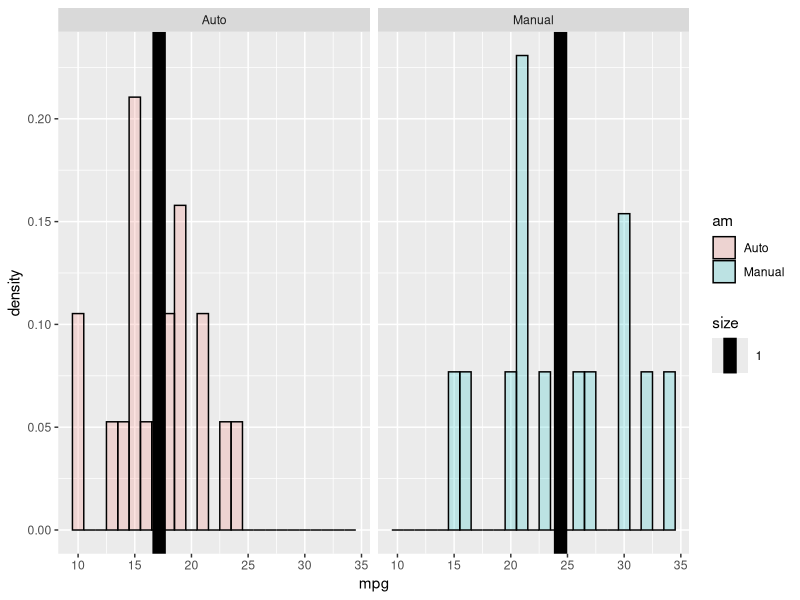
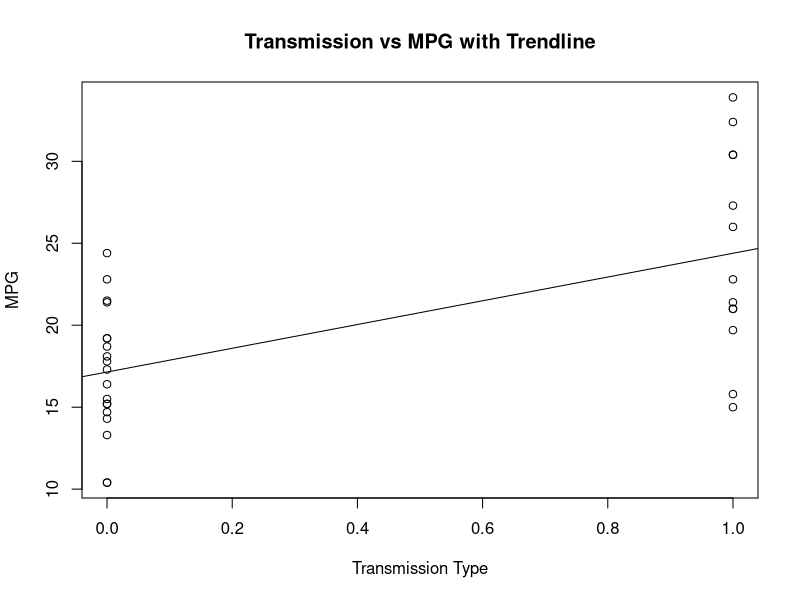
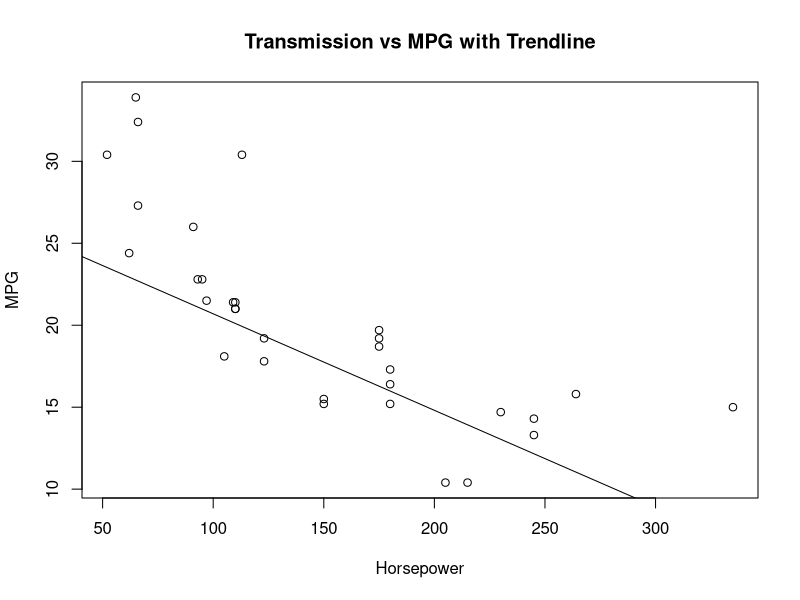
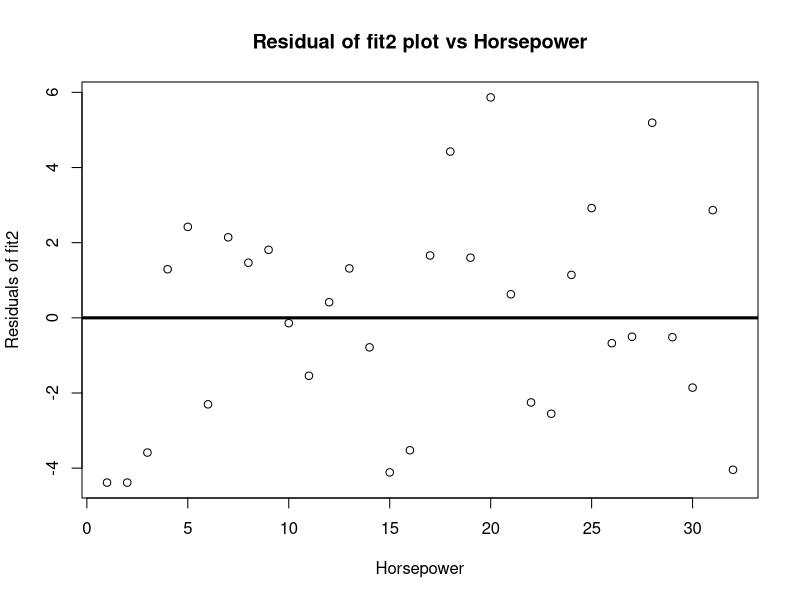

These figures' R source, in order:
## ---- chunk 1
library(ggplot2)
library(datasets)
data(mtcars)

expl <- mtcars
expl$am[expl$am == 0] <- "Auto"
expl$am[expl$am == 1] <- "Manual"
expl$am <- as.factor(expl$am)

means = data.frame(means = mtcars$am,stringsAsFactors = F)
means[means == 0] <- mean(mtcars$mpg[mtcars$am == 0])
means[means == 1] <- mean(mtcars$mpg[mtcars$am == 1])
expl <- cbind(expl, means)

g <- ggplot(expl, aes(x = mpg, fill = am)) +
  geom_histogram(alpha = .20, binwidth= 1, colour = "black", aes(y = ..density..)) +
  geom_vline(aes(xintercept = means, size = 1))
g + facet_grid(.~am)
## ---- chunk 2
mpgAuto <- mtcars$mpg[mtcars$am == 0]
mpgMan <- mtcars$mpg[mtcars$am == 1]
t.test(mpgMan,mpgAuto, paired = F)
## ---- chunk 3
fit1 <- lm(mpg ~ factor(am),data = mtcars)
summary(fit1)$coeff
summary(fit1)$r.squared
plot(mtcars$am, mtcars$mpg, xlab="Transmission Type",ylab="MPG", main="Transmission vs MPG with Trendline")
abline(fit1)
## ---- chunk 4
fit2 <- lm(mpg ~ hp + factor(am),data = mtcars)
summary(fit2)$coeff
summary(fit2)$r.squared
## ---- chunk 5
plot(mtcars$hp,mtcars$mpg, xlab="Horsepower",ylab="MPG", main="Transmission vs MPG with Trendline")
abline(fit2)
## ---- chunk 6
plot(resid(fit2),mtcars$horsepower, xlab="Horsepower",ylab="Residuals of fit2",main="Residual of fit2 plot vs Horsepower")
abline(h=0,lwd=3)
## ---- chunk 7
t.test(mpgMan,mpgAuto, paired = F, mu = 5.28)$p.value
t.test(mpgMan,mpgAuto, paired = F, mu = 5.28)$conf
